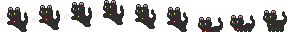
#> input picture AttackCatbL.png, 288 x 32 px
$ python dividir.py
#> lines starting #> are read from the running program, lines starting #| are printed output that depends on the picture
from PIL import Image
import os

def dividir_sprite(sheet_path, filas, columnas, ancho, alto, salida="frames"):
    # Cargar la imagen del sprite sheet
#> called with sheet_path = 'AttackCatbL.png', filas = 1, columnas = 8, ancho = 32, alto = 32, salida = 'frames'
    sheet = Image.open(sheet_path)
#> sheet is the input picture: PIL image 288x32 P; mean R, G, B, A 19.2, 17.5, 16.6, 82.6

    # Crear la carpeta de salida si no existe
    os.makedirs(salida, exist_ok=True)

    # Extraer cada frame
    for fila in range(filas):
        for col in range(columnas):
            # Calcular la posición del frame en el sprite sheet
            x = col * ancho
            y = fila * alto
            frame = sheet.crop((x, y, x + ancho, y + alto))

            # Guardar cada frame como imagen
            frame.save(f"{salida}/frame_{fila}_{col}.png")
#> this loop made 1 pass
#> pass 1, in dividir_sprite, `frame.save(f"{salida}/frame_{fila}_{col}.png")`:
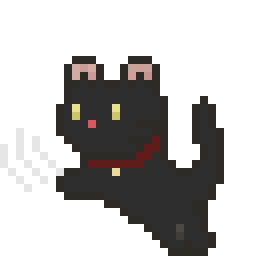
#> saved as frame_0_0.png: PIL image 32x32 P (shown 8 times larger); mean R, G, B, A 22.4, 20.6, 19.7, 88.4; transparent parts drawn white
#> pass 1, in dividir_sprite, `frame.save(f"{salida}/frame_{fila}_{col}.png")`:
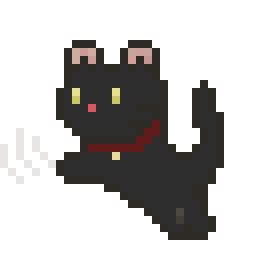
#> saved as frame_0_1.png: PIL image 32x32 P (shown 8 times larger); mean R, G, B, A 21.8, 20, 19, 87.7; transparent parts drawn white
#> pass 1, in dividir_sprite, `frame.save(f"{salida}/frame_{fila}_{col}.png")`:
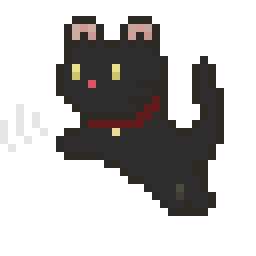
#> saved as frame_0_2.png: PIL image 32x32 P (shown 8 times larger); mean R, G, B, A 21.1, 19.3, 18.4, 86.9; transparent parts drawn white
#> pass 1, in dividir_sprite, `frame.save(f"{salida}/frame_{fila}_{col}.png")`:
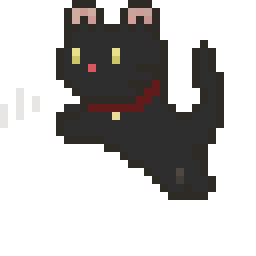
#> saved as frame_0_3.png: PIL image 32x32 P (shown 8 times larger); mean R, G, B, A 20.5, 18.8, 17.8, 86.9; transparent parts drawn white
#> after the loop:
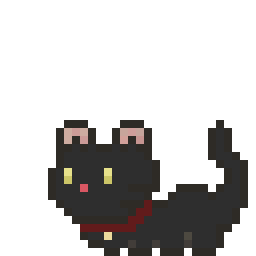
#> frame: PIL image 32x32 P (shown 8 times larger); mean R, G, B, A 16.4, 14.7, 13.8, 72.7; transparent parts drawn white

    print(f"¡Frames guardados correctamente en {salida}/!")

# Ruta del archivo (Asegúrate de que esté en la misma carpeta o coloca la ruta completa)
sprite_path = "AttackCatbL.png"


# Ajustar según las dimensiones de tu sprite sheet
dividir_sprite(sprite_path, filas=1, columnas=8, ancho=32, alto=32)
